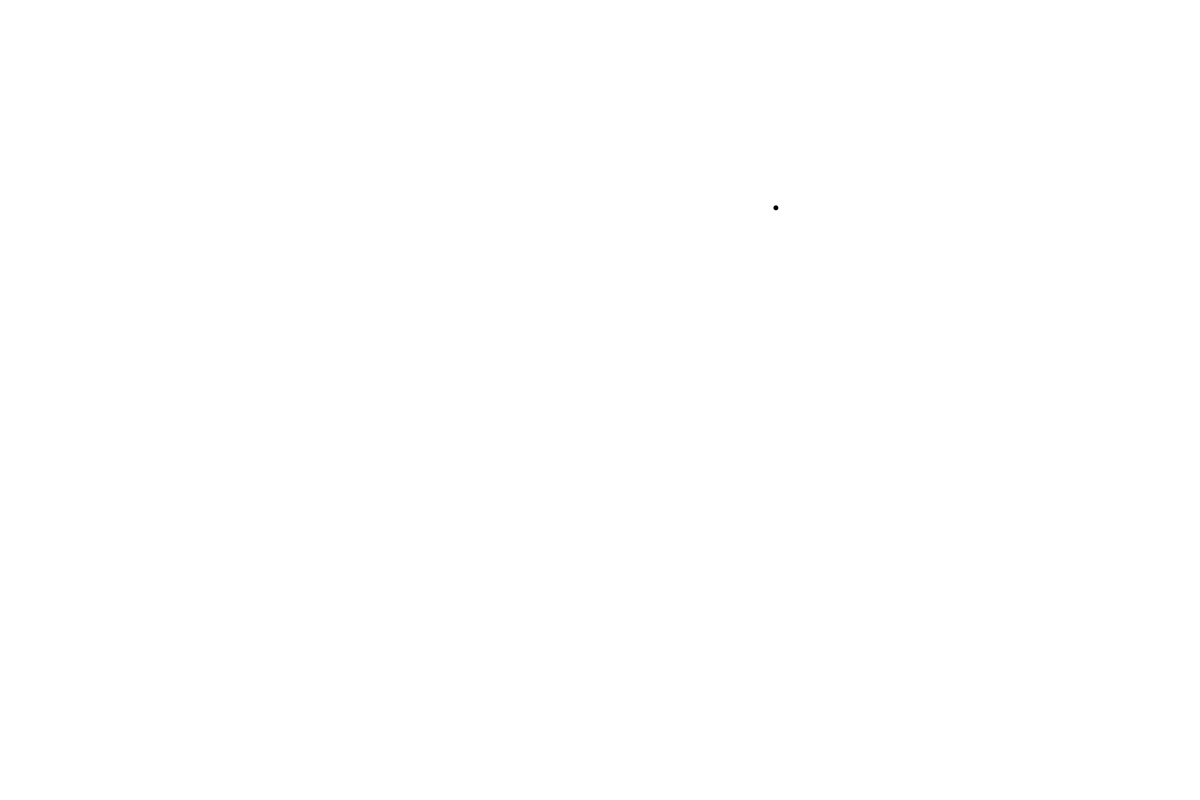
Frame 1 (no input)
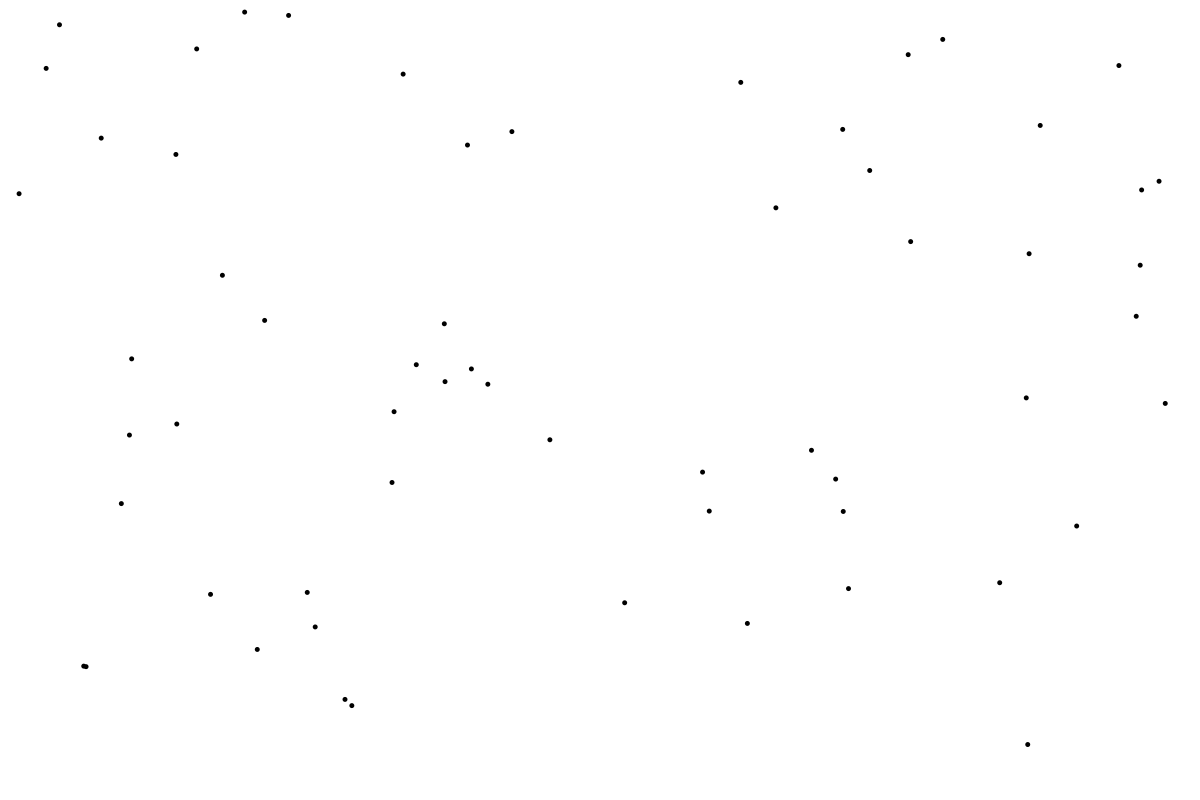
Frame 60 (the mouse pressed at the canvas centre just before this capture)
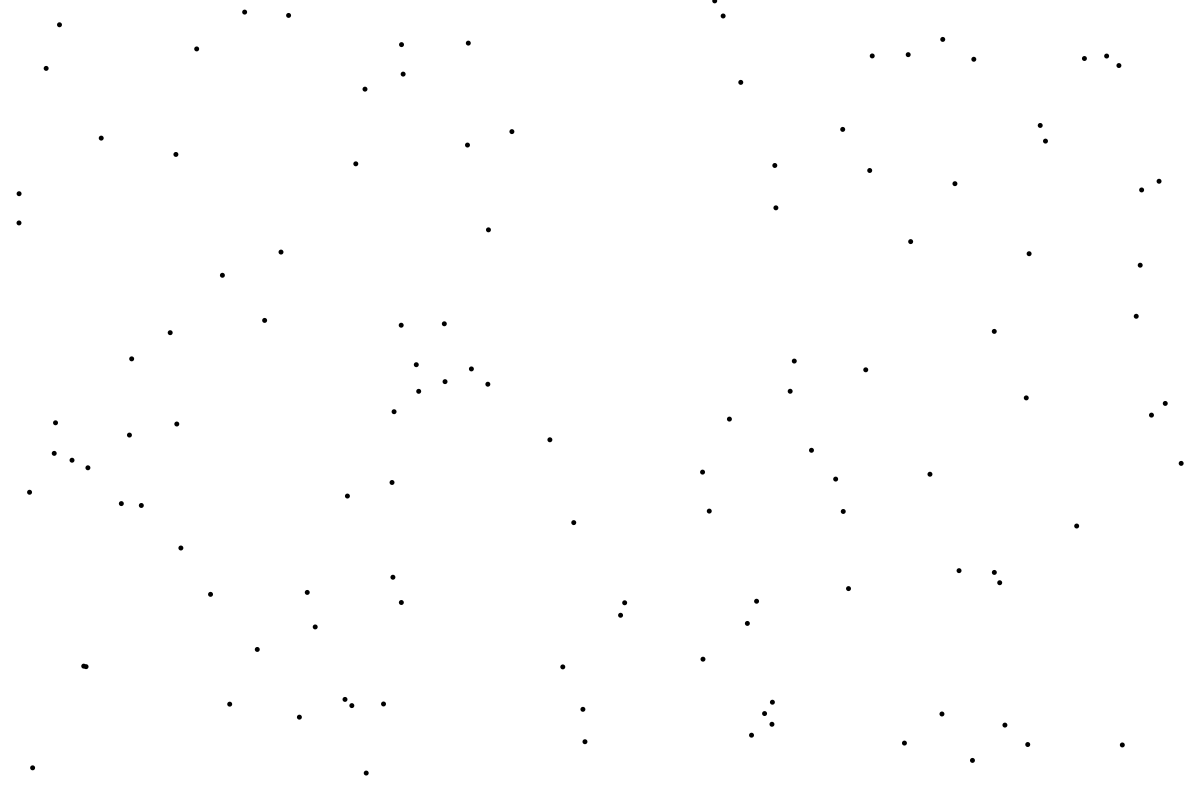
Frame 120 (the mouse held since frame 60 and released just before this capture)

The Processing sketch that drew these frames (run headless with seeded random() and noise(); from frame 60 on, the mouse is pressed at the canvas centre):

// Processing sketch: random_circles_Bridson_s_algorithm_for_Poisson_disc_sampling
// ── random_circles_Bridson_s_algorithm_for_Poisson_disc_sampling.pde
// based on code from: https://bl.ocks.org/mbostock/dbb02448b0f93e4c82c3
// and: https://processing.org/tutorials/arrays/
//
// Generate dots at random X/Y locations by generating 10 candidate locations, then seeing which of the 10
// is furthest away from it's nearest neighbor (compared to all currently existing locations)
// more info: https://www.khanacademy.org/computer-programming/mitchells-best-candidate-algorithm/5901958850543616

Circle[] circles; // Declare the array

int numberTotalCircles = 2500;
int numberCandidateCircles = 100;
int circleSize = 5;
int minRadius = 3;
int currentCircle = 0;

PVector[] totalCircles = new PVector[numberTotalCircles];
//PVector[] activeCircles = new PVector[numberActiveCircles];
PVector[] candidateCircles = new PVector[numberCandidateCircles];

float circleX = 0;
float circleY = 0;
int counter = 0;

void setup() {
  size(1200, 800); 
  background(255);
  fill(0,0,0);
  noStroke();
//  frameRate(200);
  circles = new Circle[numberTotalCircles]; // Create the array
  for (int i = 0; i < circles.length; i++) {
    circles[i] = new Circle(); // Create each object
  }
}

void draw()   {
  //print("counter = ");
  //println(counter);
   
  if (counter == 0)  {
    circles[currentCircle].start(random(0,width),random(0,height),circleSize);
    println(frameCount);
    currentCircle++;
  }
}
  ///////////////////////////////////////////////////////////////////////////////////////////////////////////
  ///////////////////////////////////////////////////////////////////////////////////////////////////////////
  ///////////////////////////////////////////////////////////////////////////////////////////////////////////
  // pretty much haven't done anything below here.  Need to figure out if I should stick with 
  // Pvectors, or abandon them.  Nice for distance checks.
  
  // this explains how to grab the x, y from each object

  /*
  
  if ((counter != 0) && (counter < numberTotalCircles))  {
    //Generate new random coords arrays
    for (int i = 0; i < numberCandidateCircles; i++)  {
      candidateCircles[i] = new PVector(random(0,width),random(0,height));
    }
    //For each of the new candidate points, test it's distance from each existing point
    float maxDist = 0;
    int maxDistIndex = 9999;
    
    for (int i = 0; i < numberCandidateCircles; i++)  {
      //print("i = ");
      //println(i);
      
      float minDist = 9999;
      int minDistIndex = 9999;
      
      for (int j = 0; j < counter; j++)  {
        //print("j = ");
        //println(j);
        
        PVector v1 = candidateCircles[i];      
        PVector v2 = totalCircles[j];
        
//        //print(v1);
//        //print("    ");
//        //println(v2);
        
        float dist = PVector.dist(v1,v2);
//        println(dist);
        
        if (dist < minDist)  {
          minDist = dist;
          minDistIndex = j;
        }
      }
      
      if (minDist >= maxDist)  {
        maxDist = minDist;
        maxDistIndex = i;  
        //print("maxDist = ");
        //print(maxDist);
        //print("     maxDistIndex = ");
        //println(maxDistIndex);
      }
    }
    
    PVector keeper = candidateCircles[maxDistIndex];
    totalCircles[counter] = keeper;
    float[] f = totalCircles[counter].array();
    ellipse(f[0],f[1],circleSize,circleSize);
  }
  
  if (counter >= numberTotalCircles)  {
    while(true); 
  }
  counter++;
  surface.setTitle(int(frameRate) + " fps");
}

*/
// ── circle.pde
class Circle  {
 float x, y;
 float diameter;
 boolean on = false;
 
 void start(float xpos, float ypos, float diam) {
   x = xpos;
   y = ypos; 
   diameter = diam;
   on = true;
   ellipse(x,y,diameter,diameter);
  }
 
}
